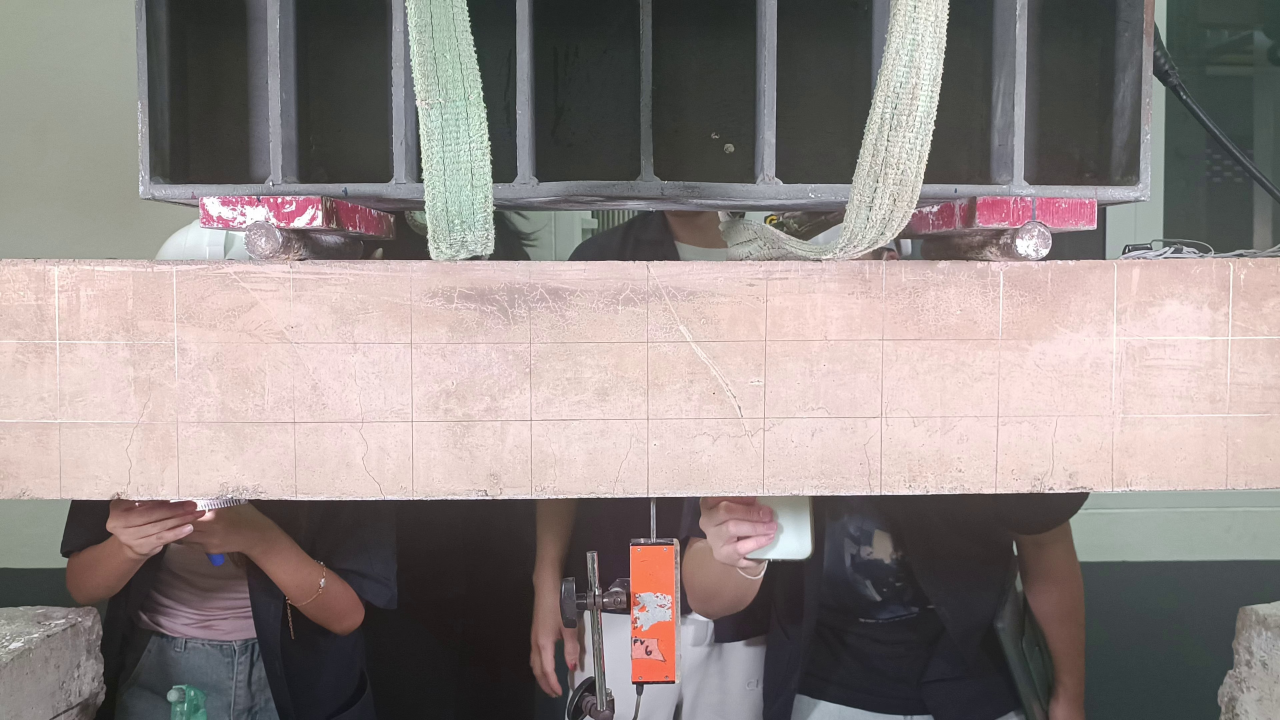
#> input picture code/images/frame_0013.jpg, 3840 x 2160 px (shown at 1/3 size)
$ python simple_mask.py
#> lines starting #> are read from the running program, lines starting #| are printed output that depends on the picture; after the words box and inside, x2 and y2 are one past the last pixel; in counts of white or black regions, pixels touching at a corner belong together
#> further down, img is the input picture: shape (2160, 3840, 3); mean B, G, R 131.4, 133.8, 143.1
import cv2
import numpy as np
# Example usage
def rescale_frame(frame, scale=0.5):
#> called with scale = 0.5
    width = int(frame.shape[1] // 5)  # [1] means width, [0] means height
#> width = 768
    height = int(frame.shape[0] // 5)
#> height = 432
    dimensions = (width, height)
#> dimensions = (768, 432)
    return cv2.resize(frame, dimensions, interpolation=cv2.INTER_AREA)
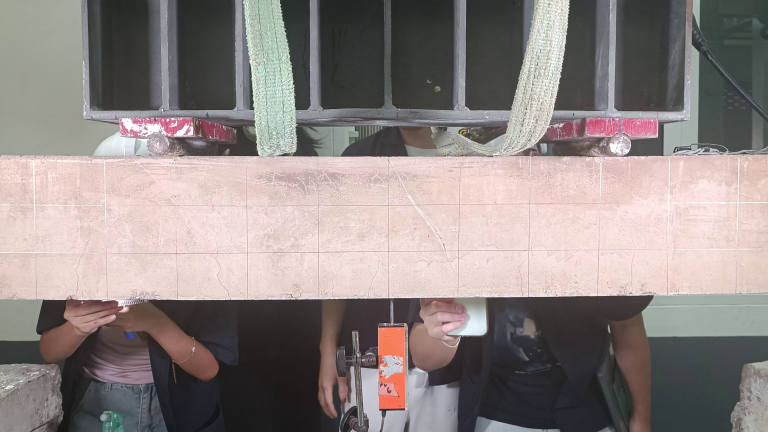
#> returned value: shape (432, 768, 3); mean of channels 0, 1, 2 131.4, 133.8, 143.1; drawn as B, G, R

# Load and resize the image
img = cv2.imread("../../images/frame_0013.jpg")
image = rescale_frame(img)

print (image.shape)
#| (432, 768, 3)
# Check if the image was loaded successfully
if image is None:
    print("Error: Could not open or find the image.")
    exit()

# Create a blank mask with the same dimensions as the image
mask = np.zeros(image.shape[:2], dtype="uint8")

# Draw a filled rectangle on the mask
cv2.rectangle(mask, (0, 50), (500, 400), 255, -1)  # Rectangle 1
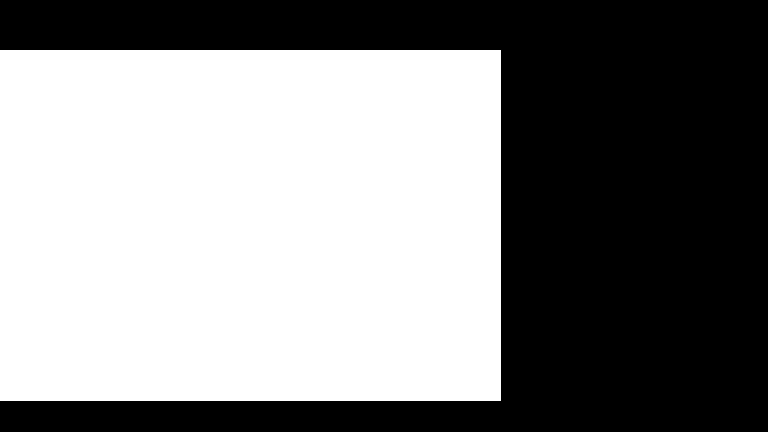
#> mask: shape (432, 768); 53% white; 1 black region, box (x1, y1, x2, y2) and area: (0, 0, 768, 432) 155925

# Apply the mask using bitwise AND
masked_image = cv2.bitwise_and(image, image, mask=mask)
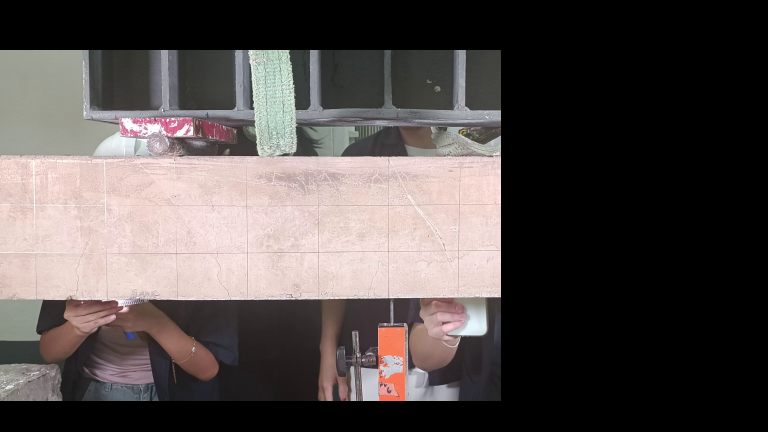
#> masked_image: shape (432, 768, 3); mean B, G, R 75.1, 76.6, 83.6

# Convert the image to HSV format
hsv_image = cv2.cvtColor(image, cv2.COLOR_BGR2HSV)
#> hsv_image: shape (432, 768, 3); mean H, S, V 51.3, 29.6, 146.1

# Define the HSV color range
target_hsv = np.array([117, 29, 245])
lower_bound = target_hsv - np.array([10, 10, 10])  # Adjust tolerance as needed
upper_bound = target_hsv + np.array([10, 10, 10])

# Create a mask for the specified HSV range
hsv_mask = cv2.inRange(hsv_image, lower_bound, upper_bound)
#> hsv_mask: shape (432, 768); every value is 0

# Apply the HSV mask using bitwise AND
hsv_masked_image = cv2.bitwise_and(image, image, mask=hsv_mask)
#> hsv_masked_image: shape (432, 768, 3); every value is 0

# Display the original image, mask, and masked image
cv2.imshow("Original Image", image)
cv2.imshow("Mask", mask)
cv2.imshow("Masked Image", masked_image)

# Display the HSV mask and the masked image
cv2.imshow("HSV Mask", hsv_mask)
cv2.imshow("HSV Masked Image", hsv_masked_image)

# Wait for a key press and close all windows
cv2.waitKey(0)
cv2.destroyAllWindows()

$ run again, with code/images/frame_0000.jpg copied over code/images/frame_0013.jpg
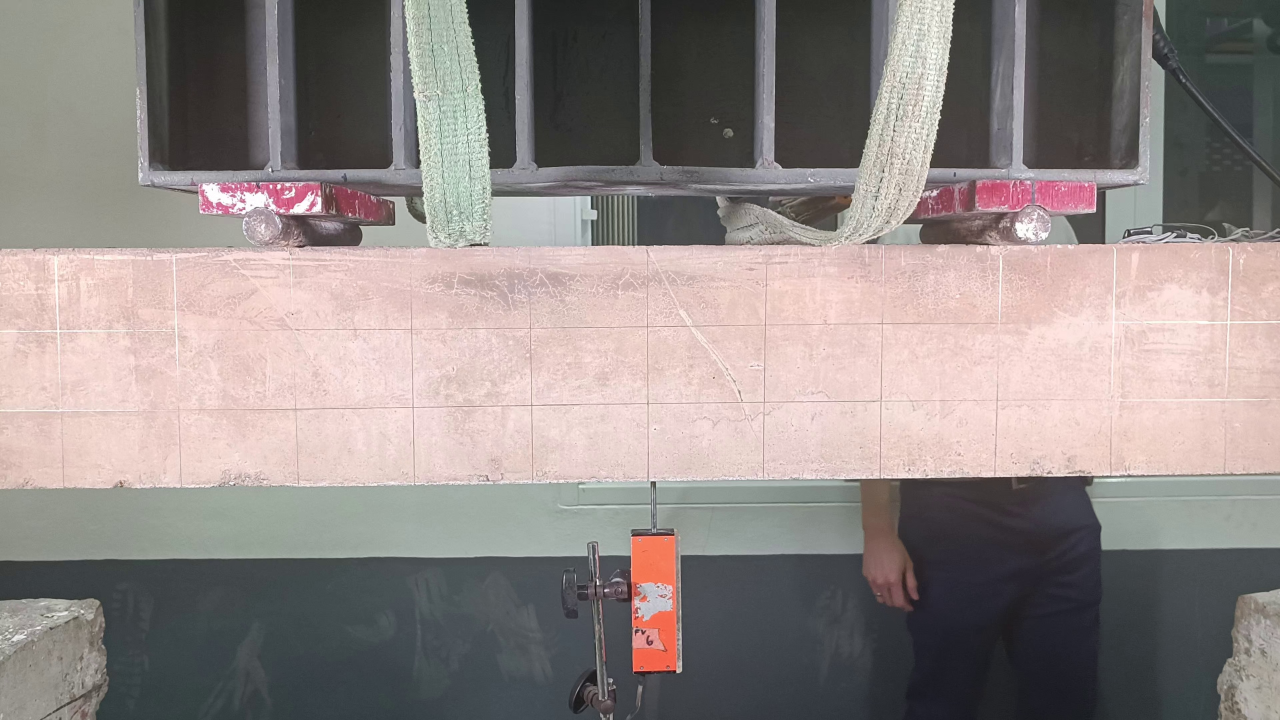
#> input picture code/images/frame_0000.jpg, 3840 x 2160 px (shown at 1/3 size)
#> img is the input picture: shape (2160, 3840, 3); mean B, G, R 133.5, 135.9, 144.7
#> in rescale_frame, `return cv2.resize(frame, dimensions, interpolation=cv2.INTER_AREA)`:
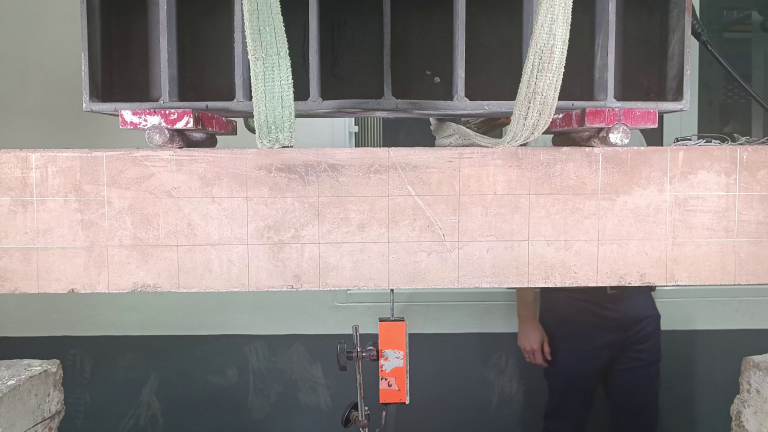
#> returned value: shape (432, 768, 3); mean of channels 0, 1, 2 133.5, 135.9, 144.7; drawn as B, G, R
#| (432, 768, 3)
#> mask: shape (432, 768); 53% white; 1 black region, box (x1, y1, x2, y2) and area: (0, 0, 768, 432) 155925
#> `masked_image = cv2.bitwise_and(image, image, mask=mask)`:
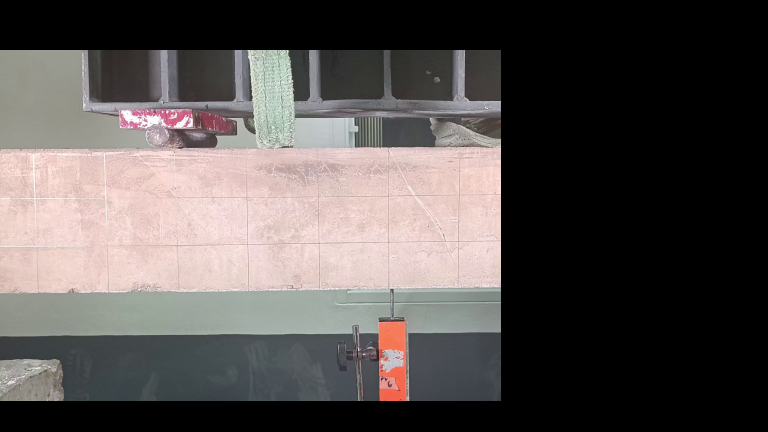
#> masked_image: shape (432, 768, 3); mean B, G, R 79.4, 81.1, 86.7
#> hsv_image: shape (432, 768, 3); mean H, S, V 52.2, 29.6, 148.3
#> hsv_mask: shape (432, 768); every value is 0
#> hsv_masked_image: shape (432, 768, 3); every value is 0

$ run again, with code/images/frame_0015.jpg copied over code/images/frame_0013.jpg
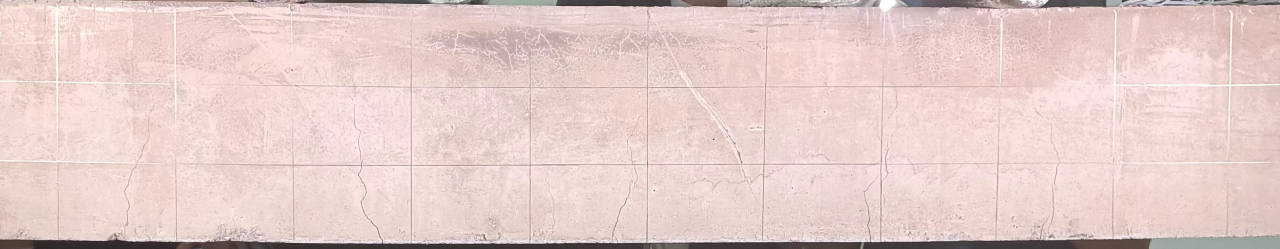
#> input picture code/images/frame_0015.jpg, 3840 x 745 px (shown at 1/3 size)
#> img is the input picture: shape (745, 3840, 3); mean B, G, R 201.6, 206.3, 229.7
#| (149, 768, 3)
#> `cv2.rectangle(mask, (0, 50), (500, 400), 255, -1)`:
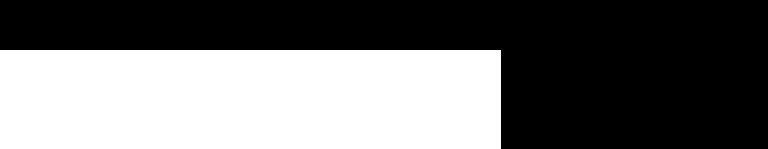
#> mask: shape (149, 768); 43.3% white; 1 white region, box (x1, y1, x2, y2) and area: (0, 50, 501, 149) 49599
#> `masked_image = cv2.bitwise_and(image, image, mask=mask)`:
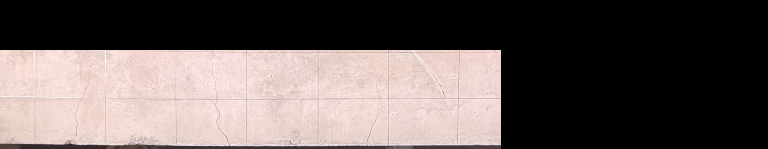
#> masked_image: shape (149, 768, 3); mean B, G, R 88.1, 90.4, 100
#> hsv_image: shape (149, 768, 3); mean H, S, V 12.2, 31.5, 229.8
#> hsv_mask: shape (149, 768); every value is 0
#> hsv_masked_image: shape (149, 768, 3); every value is 0
